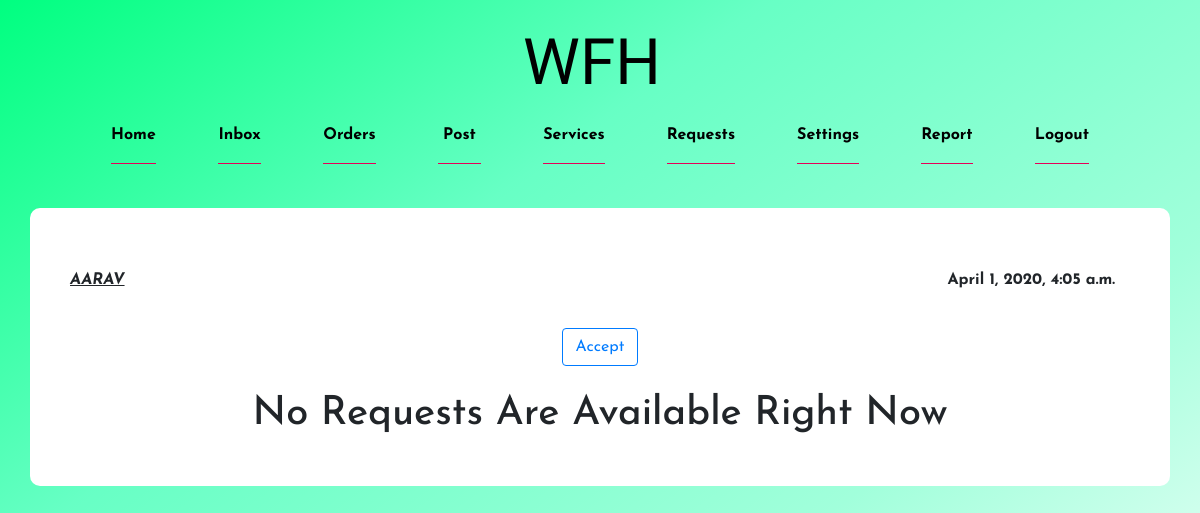
The app's page /requests/ (signed in), older data.
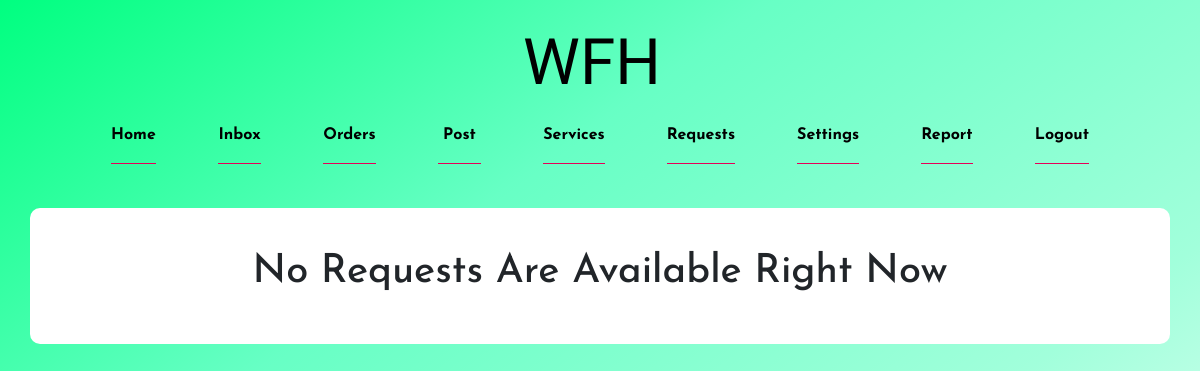
The same page, newer data.
### work_for_hire/models.py (models this page shows)
class buyer_request(models.Model):
    id = models.UUIDField(primary_key=True, default=uuid.uuid4, editable=False)
    user = models.CharField(max_length=100)
    category = models.CharField(max_length=100)
    rst = models.CharField(max_length=1200)
    rst_attach = models.FileField(null=True, blank=True)
    created_by = models.DateTimeField(auto_now=True)

### work_for_hire/views.py (the view)
# urls.py: path('requests/', views.buyer_rst_show, name='buyer_rst_show'),
@login_required(login_url='index')
def buyer_rst_show(request):
    user = request.user.username
    p_model = p_service.objects.filter(seller_id=user)
    b_model = buyer_request.objects.all()
    tm = get_localzone()
    all_obj = {
        'tm': tm,
        'p_details': p_model,
        'rst': b_model
    }
    return render(request, 'work_for_hire/seller/requests_show.html', all_obj)

### templates/work_for_hire/seller/requests_show.html (shortened to what this page needs)
{% extends 'work_for_hire/seller/base.html' %}
{% load tz %}
{% get_current_timezone as TZ %}
{% block navbar %}
        {% if p_details or rst %}
            <div class="rst_container container" style="background: white; padding: 40px; border-radius: 10px">
                {% for p in p_details %}
                    {% for r in rst %}
                        {% if p.category == r.category %}
                            {% if user.username == r.user %}
                            {% else %}
                                <div class="container text-center" style="">
                                        <div class="row" style="padding: 20px 0px">
                                            <span class="text-left"><i><u>{{ r.user|upper }}</u></i></span>
                                            <div class="text-left col rst_con">{{ r.rst }}</div>
                                            <div class="col text-right">
                                                {% if tm %}
                                                    <p>{{ r.created_by|timezone:tm }}</p>
                                                {% else %}
                                                    <p>{{ r.created_by }}</p>
                                                {% endif %}
                                            </div>
                                        </div>
                                        <button class="btn btn-outline-primary">Accept</button>
                                </div><br>
                            {% endif %}
                        {% endif %}
                    {% endfor %}
                {% endfor %}
        {% endif %}
    <div class="no_rst_text text-center mx-auto"></div>
    </div>
{% endblock %}

Row changes from the older to the newer data that the page shows:
removed buyer_request: user "AARAV", created_by "April 1, 2020, 4:05 a.m."
